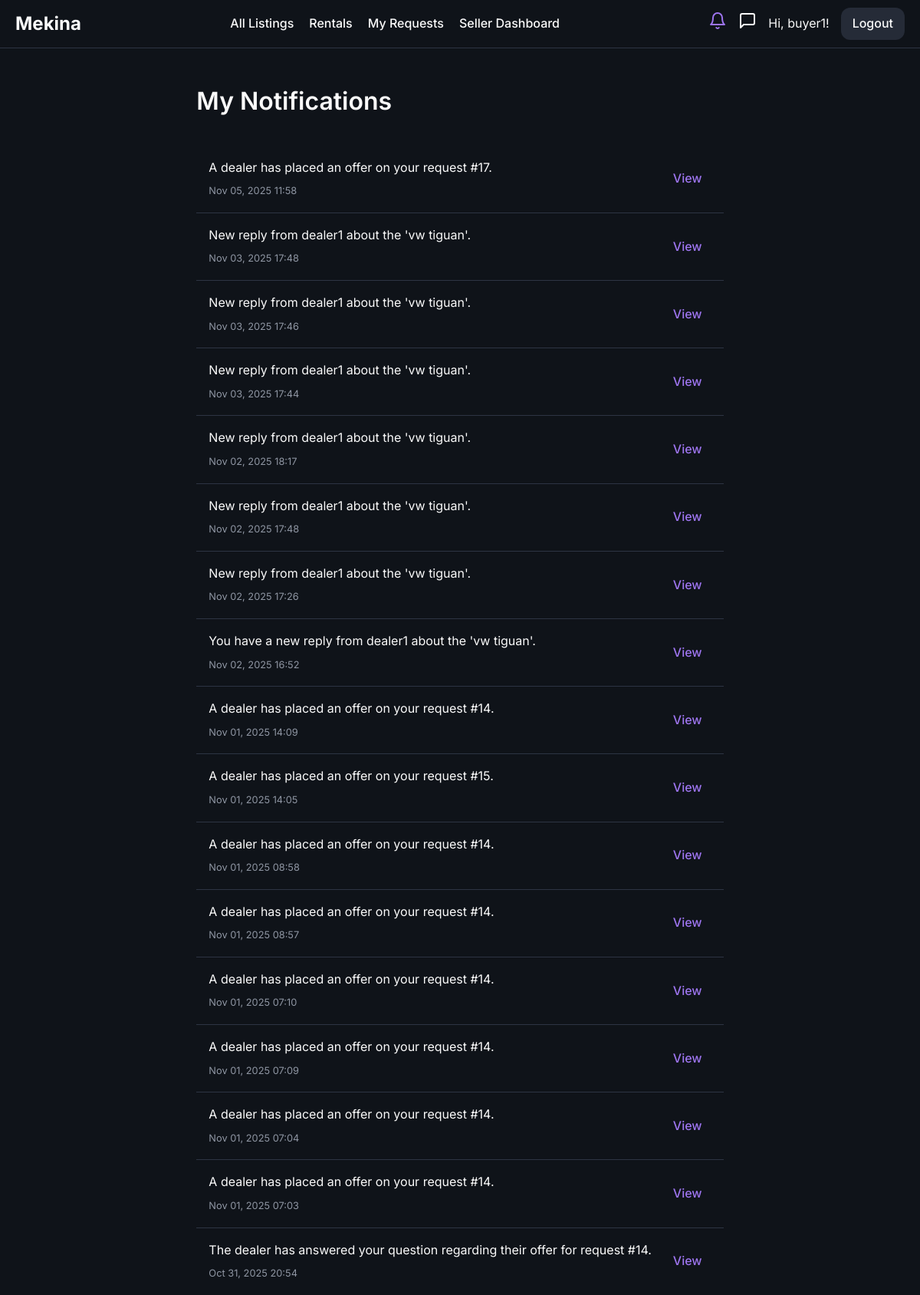
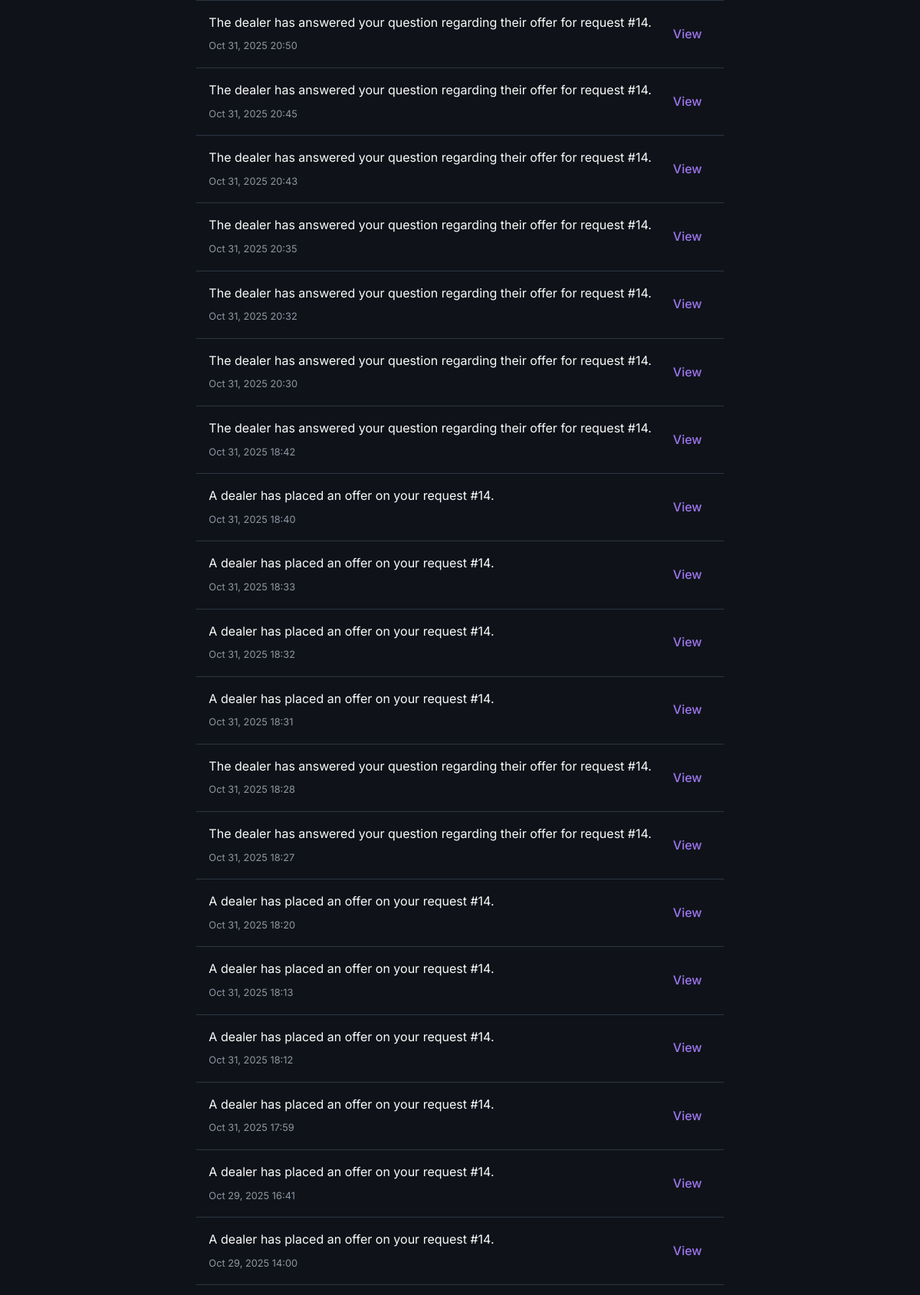
Screenshot of /notifications (signed in, upper part) with the database file from the repository (2 pictures, top to bottom).
### models/user.py (models this page shows, shortened)
class User(UserMixin, db.Model):
    id = db.Column(db.Integer, primary_key=True)
    username = db.Column(db.String(64), index=True, unique=True, nullable=False)
    email = db.Column(db.String(120), index=True, unique=True, nullable=False)
    phone_number = db.Column(db.String(20), nullable=True)
    password_hash = db.Column(db.String(128))
    is_admin = db.Column(db.Boolean, default=False)
    is_dealer = db.Column(db.Boolean, default=False)
    is_rental_company = db.Column(db.Boolean, default=False)
    is_verified = db.Column(db.Boolean, default=False) # For verified dealers
    points = db.Column(db.Integer, nullable=False, default=5) # Points for dealers to bid
    cars = db.relationship('Car', backref='owner', lazy='dynamic')
    bids = db.relationship('Bid', backref='bidder', lazy='dynamic')
    dealer_bids = db.relationship('DealerBid', backref='dealer', lazy='dynamic')
    car_requests = db.relationship('CarRequest', backref='customer', lazy='dynamic')
    ratings_given = db.relationship('DealerRating', foreign_keys='DealerRating.buyer_id', back_populates='buyer', lazy='dynamic')
    ratings_received = db.relationship('DealerRating', foreign_keys='DealerRating.dealer_id', back_populates='dealer', lazy='dynamic')

### models/notification.py (models this page shows)
class Notification(db.Model):
    __tablename__ = 'notification'
    id = db.Column(db.Integer, primary_key=True)
    user_id = db.Column(db.Integer, db.ForeignKey('user.id'), nullable=False)
    message = db.Column(db.Text, nullable=False)
    link = db.Column(db.String(255), nullable=True)
    is_read = db.Column(db.Boolean, default=False, nullable=False)
    timestamp = db.Column(db.DateTime, default=datetime.utcnow, index=True)

### routes/main.py (the view)
@main_bp.route('/notifications')
@login_required
def notifications():
    unread = Notification.query.filter_by(user_id=current_user.id, is_read=False).all()
    for notification in unread:
        notification.is_read = True
    db.session.commit()
    user_notifications = Notification.query.filter_by(user_id=current_user.id).order_by(Notification.timestamp.desc()).limit(50).all()
    return render_template('notifications.html', notifications=user_notifications)

### templates/notifications.html (shortened to what this page needs)
{% extends "base.html" %}
{% block content %}
    <h1>My Notifications</h1>
    <div class="notification-list" id="notification-list">
        {% if notifications %}
            {% for notification in notifications %}
                <div class="notification-item {% if not notification.is_read %}unread{% endif %}">
                    <div class="notification-content">
                        <p>{{ notification.message }}</p>
                        <small class="notification-time">{{ notification.timestamp.strftime('%b %d, %Y %H:%M') }}</small>
                    </div>
                    <div class="notification-action">
                        {% if notification.link %}
                            <a href="{{ notification.link }}" class="btn">View</a>
                        {% endif %}
                    </div>
                </div>
            {% endfor %}
        {% else %}
            <p id="no-notifications-message">You have no notifications yet.</p>
        {% endif %}
    </div>
{% endblock %}

### templates/base.html (shortened to what this page needs)
<!DOCTYPE html>
<html lang="en">
<head>
    <link rel="stylesheet" href="{{ url_for('static', filename='css/style.css', v=now.timestamp()) }}">
</head>
<body class="{% block body_class %}{% endblock %}">
    <nav>
        <a href="{{ url_for('main.home') }}" class="nav-brand">Mekina</a>
        <div class="nav-menu" id="nav-menu">
            <ul>
                {% if current_user.is_authenticated and current_user.is_admin %}
                    <li><a href="{{ url_for('admin.dashboard') }}" class="{{ 'active' if request.endpoint == 'admin.dashboard' }}">Dashboard</a></li>
                    <li><a href="{{ url_for('admin.rental_management') }}" class="{{ 'active' if request.endpoint == 'admin.rental_management' }}">Manage Rentals</a></li>
                    <li><a href="{{ url_for('admin.dealer_management') }}" class="{{ 'active' if request.endpoint == 'admin.dealer_management' }}">Manage Dealers</a></li>
                    <li><a href="{{ url_for('admin.user_management') }}" class="{{ 'active' if request.endpoint == 'admin.user_management' }}">Users</a></li>
                    <li><a href="{{ url_for('auctions.list_auctions') }}" class="{{ 'active' if request.endpoint == 'auctions.list_auctions' }}">Manage Listings</a></li>
                {% elif current_user.is_authenticated and current_user.is_rental_company %}
                    <li><a href="{{ url_for('rentals.dashboard') }}" class="{{ 'active' if request.endpoint == 'rentals.dashboard' }}">Rental Dashboard</a></li>
                {% elif current_user.is_authenticated and current_user.is_dealer %}
                    <li><a href="{{ url_for('main.all_listings') }}" class="{{ 'active' if request.endpoint == 'main.all_listings' }}">All Listings</a></li>
                    <li><a href="{{ url_for('dealer.dashboard') }}" class="{{ 'active' if request.endpoint == 'dealer.dashboard' }}">Dealer Dashboard</a></li>
                {% elif current_user.is_authenticated %}
                    <li><a href="{{ url_for('main.all_listings') }}" class="{{ 'active' if request.endpoint == 'main.all_listings' }}">All Listings</a></li>
                    <li><a href="{{ url_for('rentals.list_rentals') }}" class="{{ 'active' if request.endpoint == 'rentals.list_rentals' }}">Rentals</a></li>
                    <li><a href="{{ url_for('request.my_requests') }}" class="{{ 'active' if request.endpoint == 'request.my_requests' }}">My Requests</a></li>
                    <li><a href="{{ url_for('seller.dashboard') }}" class="{{ 'active' if request.endpoint == 'seller.dashboard' }}">Seller Dashboard</a></li>
                {% endif %}
            </ul>
            <div class="nav-right">
                {% if current_user.is_authenticated %}
                    <a href="{{ url_for('main.notifications') }}" class="desktop-icon-link notification-bell-link {% if request.endpoint == 'main.notifications' %}active{% endif %}">
                    </a>
                    {% if current_user.is_dealer %}
                        <a href="{{ url_for('dealer.list_messages') }}" class="desktop-icon-link {% if 'dealer.list_messages' in request.endpoint or 'dealer.view_conversation' in request.endpoint %}active{% endif %}">
                            <svg xmlns="http://www.w3.org/2000/svg" width="24" height="24" viewBox="0 0 24 24" fill="none" stroke="currentColor" stroke-width="2" stroke-linecap="round" stroke-linejoin="round" class="feather feather-message-square"><path d="M21 15a2 2 0 0 1-2 2H7l-4 4V5a2 2 0 0 1 2-2h14a2 2 0 0 1 2 2z"></path></svg>
                            <span class="notification-badge message-badge" style="display: {% if unread_messages_count > 0 %}inline-block{% else %}none{% endif %};">{{ unread_messages_count }}</span>
                        </a>
                    {% else %}
                        <a href="{{ url_for('main.my_messages') }}" class="desktop-icon-link {% if 'main.my_messages' in request.endpoint or 'main.view_buyer_conversation' in request.endpoint %}active{% endif %}">
                            <svg xmlns="http://www.w3.org/2000/svg" width="24" height="24" viewBox="0 0 24 24" fill="none" stroke="currentColor" stroke-width="2" stroke-linecap="round" stroke-linejoin="round" class="feather feather-message-square"><path d="M21 15a2 2 0 0 1-2 2H7l-4 4V5a2 2 0 0 1 2-2h14a2 2 0 0 1 2 2z"></path></svg>
                        </a>
                    {% endif %}
                    <span class="desktop-username">Hi, {{ current_user.username }}!</span>
                    <a href="{{ url_for('auth.logout') }}" class="nav-button">Logout</a>
                {% else %}
                    <a href="{{ url_for('auth.login') }}" class="nav-button">Login</a>
                    <a href="{{ url_for('auth.register') }}" class="nav-button">Register</a>
                {% endif %}
            </div>
        </div>
    </nav>
    {% block main_content %}
        <main class="container">
            {% block content %}{% endblock %}
        </main>
    {% endblock %}
</body>
</html>

### static/css/style.css (style rules this page uses)
:root { --background: 220 25% 8%; --foreground: 0 0% 98%; --card: 220 20% 13%; --card-foreground: 0 0% 95%; --popover: 220 20% 13%; --popover-foreground: 0 0% 95%; --primary: 38 92% 50%; --primary-foreground: 220 70% 12%; --secondary: 220 20% 20%; --secondary-foreground: 0 0% 95%; --muted: 220 20% 18%; --muted-foreground: 220 10% 60%; --accent: 260 80% 70%; --accent-foreground: 0 0% 100%; --destructive: 0 62.8% 30.6%; --destructive-foreground: 0 0% 100%; --border: 220 20% 22%; --input: 220 20% 20%; --ring: 260 80% 70%; --radius: 0.75rem; --success: 142 76% 36%; --warning: 38 92% 50%; --info: 220 20% 18%; --gradient-primary: linear-gradient(135deg, hsl(220 20% 12%), hsl(220 20% 18%)); --gradient-accent: linear-gradient(135deg, hsl(260 80% 70%), hsl(260 70% 60%)); --shadow-card: 0 4px 6px -1px hsl(0 0% 0% / 0.3), 0 2px 4px -1px hsl(0 0% 0% / 0.2); --shadow-elevated: 0 10px 15px -3px hsl(0 0% 0% / 0.3), 0 4px 6px -2px hsl(0 0% 0% / 0.2); }
body { font-family: "Inter", sans-serif; background-color: hsl(var(--background)); color: hsl(var(--foreground)); margin: 0; line-height: 1.6; display: flex; flex-direction: column; min-height: 100vh; padding-top: 53px; }
main { flex-grow: 1; }
h1, h2, h3, h4, h5, h6 { font-weight: 600; }
a { color: hsl(var(--accent)); text-decoration: none; }
.btn, .button-group button, .button-group a { border: none; padding: 8px 12px; border-radius: var(--radius); cursor: pointer; font-weight: 500; text-decoration: none; display: inline-block; text-align: center; transition: all 0.2s ease-in-out; }
.nav-button { background-color: hsl(var(--info)); color: hsl(var(--foreground)); padding: 8px 15px; border-radius: var(--radius); font-weight: 500; }
.notification-list { margin-top: 2rem; }
.notification-item { display: flex; align-items: center; justify-content: space-between; gap: 1rem; padding: 1rem; border-bottom: 1px solid hsl(var(--border)); transition: background-color 0.2s; }
.notification-content { flex-grow: 1; }
.notification-content p { margin: 0 0 0.25rem 0; }
.notification-time { font-size: 0.8em; color: hsl(var(--muted-foreground)); }
.notification-action { flex-shrink: 0; }
nav { position: fixed; top: 0; left: 0; right: 0; z-index: 100; background-color: hsl(var(--background)); border-bottom: 1px solid hsl(var(--border)); padding: 10px 20px; display: flex; justify-content: space-between; align-items: center; }
.nav-brand { font-size: 1.5rem; font-weight: 700; color: hsl(var(--foreground)); text-decoration: none; }
nav ul { list-style: none; margin: 0; padding: 0; display: flex; gap: 20px; }
nav a { color: hsl(var(--foreground)); font-weight: 500; }
nav a.active { color: hsl(var(--accent)); font-weight: 700; }
.nav-right { display: flex; align-items: center; gap: 15px; }
.desktop-icon-link.active, .mobile-notification-bell-link.active { color: hsl(var(--accent)); }
.nav-menu { flex-grow: 1; display: contents; }
.container { max-width: 1200px; margin: 2rem auto; padding: 0 20px; }

### rows the page displays
User: username "buyer1"
Notification: message "A dealer has placed an offer on your request #17.", timestamp "Nov 05, 2025 11:58"
Notification: message "New reply from dealer1 about the 'vw tiguan'.", timestamp "Nov 03, 2025 17:48"
Notification: message "New reply from dealer1 about the 'vw tiguan'.", timestamp "Nov 03, 2025 17:46"
Notification: message "New reply from dealer1 about the 'vw tiguan'.", timestamp "Nov 03, 2025 17:44"
Notification: message "New reply from dealer1 about the 'vw tiguan'.", timestamp "Nov 02, 2025 18:17"
Notification: message "New reply from dealer1 about the 'vw tiguan'.", timestamp "Nov 02, 2025 17:48"
Notification: message "New reply from dealer1 about the 'vw tiguan'.", timestamp "Nov 02, 2025 17:26"
Notification: message "You have a new reply from dealer1 about the 'vw tiguan'.", timestamp "Nov 02, 2025 16:52"
Notification: message "A dealer has placed an offer on your request #14.", timestamp "Nov 01, 2025 14:09"
Notification: message "A dealer has placed an offer on your request #15.", timestamp "Nov 01, 2025 14:05"
Notification: message "A dealer has placed an offer on your request #14.", timestamp "Nov 01, 2025 08:58"
Notification: message "A dealer has placed an offer on your request #14.", timestamp "Nov 01, 2025 08:57"
Notification: message "A dealer has placed an offer on your request #14.", timestamp "Nov 01, 2025 07:10"
Notification: message "A dealer has placed an offer on your request #14.", timestamp "Nov 01, 2025 07:09"
Notification: message "A dealer has placed an offer on your request #14.", timestamp "Nov 01, 2025 07:04"
Notification: message "A dealer has placed an offer on your request #14.", timestamp "Nov 01, 2025 07:03"
Notification: message "The dealer has answered your question regarding their offer for request #14.", timestamp "Oct 31, 2025 20:54"
Notification: message "The dealer has answered your question regarding their offer for request #14.", timestamp "Oct 31, 2025 20:50"
Notification: message "The dealer has answered your question regarding their offer for request #14.", timestamp "Oct 31, 2025 20:45"
Notification: message "The dealer has answered your question regarding their offer for request #14.", timestamp "Oct 31, 2025 20:43"
Notification: message "The dealer has answered your question regarding their offer for request #14.", timestamp "Oct 31, 2025 20:35"
Notification: message "The dealer has answered your question regarding their offer for request #14.", timestamp "Oct 31, 2025 20:32"
Notification: message "The dealer has answered your question regarding their offer for request #14.", timestamp "Oct 31, 2025 20:30"
Notification: message "The dealer has answered your question regarding their offer for request #14.", timestamp "Oct 31, 2025 18:42"
Notification: message "A dealer has placed an offer on your request #14.", timestamp "Oct 31, 2025 18:40"
Notification: message "A dealer has placed an offer on your request #14.", timestamp "Oct 31, 2025 18:33"
Notification: message "A dealer has placed an offer on your request #14.", timestamp "Oct 31, 2025 18:32"
Notification: message "A dealer has placed an offer on your request #14.", timestamp "Oct 31, 2025 18:31"
Notification: message "The dealer has answered your question regarding their offer for request #14.", timestamp "Oct 31, 2025 18:28"
Notification: message "The dealer has answered your question regarding their offer for request #14.", timestamp "Oct 31, 2025 18:27"
Notification: message "A dealer has placed an offer on your request #14.", timestamp "Oct 31, 2025 18:20"
Notification: message "A dealer has placed an offer on your request #14.", timestamp "Oct 31, 2025 18:13"
Notification: message "A dealer has placed an offer on your request #14.", timestamp "Oct 31, 2025 18:12"
Notification: message "A dealer has placed an offer on your request #14.", timestamp "Oct 31, 2025 17:59"
Notification: message "A dealer has placed an offer on your request #14.", timestamp "Oct 29, 2025 16:41"
Notification: message "A dealer has placed an offer on your request #14.", timestamp "Oct 29, 2025 14:00"
